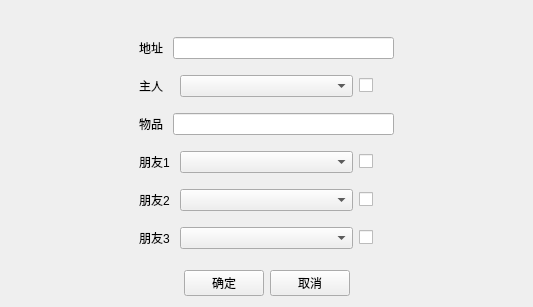
<?xml version="1.0" encoding="UTF-8"?>
<ui version="4.0">
 <class>AddPost</class>
 <widget class="QWidget" name="AddPost">
  <property name="geometry">
   <rect>
    <x>0</x>
    <y>0</y>
    <width>533</width>
    <height>307</height>
   </rect>
  </property>
  <property name="windowTitle">
   <string>Form</string>
  </property>
  <layout class="QHBoxLayout" name="horizontalLayout_10">
   <item>
    <layout class="QVBoxLayout" name="verticalLayout_3">
     <item>
      <layout class="QVBoxLayout" name="verticalLayout_2">
       <item>
        <spacer name="verticalSpacer">
         <property name="orientation">
          <enum>Qt::Vertical</enum>
         </property>
         <property name="sizeHint" stdset="0">
          <size>
           <width>20</width>
           <height>40</height>
          </size>
         </property>
        </spacer>
       </item>
       <item>
        <layout class="QHBoxLayout" name="horizontalLayout_7" stretch="1,2,1">
         <item>
          <spacer name="horizontalSpacer_5">
           <property name="orientation">
            <enum>Qt::Horizontal</enum>
           </property>
           <property name="sizeHint" stdset="0">
            <size>
             <width>40</width>
             <height>20</height>
            </size>
           </property>
          </spacer>
         </item>
         <item>
          <layout class="QVBoxLayout" name="verticalLayout">
           <item>
            <layout class="QHBoxLayout" name="horizontalLayout_6">
             <property name="topMargin">
              <number>10</number>
             </property>
             <item>
              <widget class="QLabel" name="label_2">
               <property name="text">
                <string>地址 </string>
               </property>
              </widget>
             </item>
             <item>
              <widget class="QLineEdit" name="address"/>
             </item>
            </layout>
           </item>
           <item>
            <layout class="QHBoxLayout" name="horizontalLayout_5" stretch="1,5,1">
             <property name="topMargin">
              <number>10</number>
             </property>
             <item>
              <widget class="QLabel" name="label">
               <property name="text">
                <string>主人 </string>
               </property>
              </widget>
             </item>
             <item>
              <widget class="QComboBox" name="admin">
               <property name="sizePolicy">
                <sizepolicy hsizetype="Preferred" vsizetype="Fixed">
                 <horstretch>0</horstretch>
                 <verstretch>0</verstretch>
                </sizepolicy>
               </property>
              </widget>
             </item>
             <item>
              <widget class="QCheckBox" name="admincheck">
               <property name="text">
                <string/>
               </property>
              </widget>
             </item>
            </layout>
           </item>
           <item>
            <layout class="QHBoxLayout" name="horizontalLayout_4">
             <property name="topMargin">
              <number>10</number>
             </property>
             <item>
              <widget class="QLabel" name="label_3">
               <property name="text">
                <string>物品 </string>
               </property>
              </widget>
             </item>
             <item>
              <widget class="QLineEdit" name="goods"/>
             </item>
            </layout>
           </item>
           <item>
            <layout class="QHBoxLayout" name="horizontalLayout_3" stretch="1,5,1">
             <property name="topMargin">
              <number>10</number>
             </property>
             <item>
              <widget class="QLabel" name="label_4">
               <property name="text">
                <string>朋友1</string>
               </property>
              </widget>
             </item>
             <item>
              <widget class="QComboBox" name="friend1"/>
             </item>
             <item>
              <widget class="QCheckBox" name="friend1check">
               <property name="text">
                <string/>
               </property>
              </widget>
             </item>
            </layout>
           </item>
           <item>
            <layout class="QHBoxLayout" name="horizontalLayout_2" stretch="1,5,1">
             <property name="topMargin">
              <number>10</number>
             </property>
             <item>
              <widget class="QLabel" name="label_5">
               <property name="text">
                <string>朋友2</string>
               </property>
              </widget>
             </item>
             <item>
              <widget class="QComboBox" name="friend2"/>
             </item>
             <item>
              <widget class="QCheckBox" name="friend2check">
               <property name="text">
                <string/>
               </property>
               <property name="checked">
                <bool>false</bool>
               </property>
              </widget>
             </item>
            </layout>
           </item>
           <item>
            <layout class="QHBoxLayout" name="horizontalLayout" stretch="1,5,1">
             <property name="topMargin">
              <number>10</number>
             </property>
             <item>
              <widget class="QLabel" name="label_6">
               <property name="text">
                <string>朋友3</string>
               </property>
              </widget>
             </item>
             <item>
              <widget class="QComboBox" name="friend3"/>
             </item>
             <item>
              <widget class="QCheckBox" name="friend3check">
               <property name="text">
                <string/>
               </property>
              </widget>
             </item>
            </layout>
           </item>
          </layout>
         </item>
         <item>
          <spacer name="horizontalSpacer_6">
           <property name="orientation">
            <enum>Qt::Horizontal</enum>
           </property>
           <property name="sizeHint" stdset="0">
            <size>
             <width>40</width>
             <height>20</height>
            </size>
           </property>
          </spacer>
         </item>
        </layout>
       </item>
       <item>
        <spacer name="verticalSpacer_2">
         <property name="orientation">
          <enum>Qt::Vertical</enum>
         </property>
         <property name="sizeHint" stdset="0">
          <size>
           <width>20</width>
           <height>38</height>
          </size>
         </property>
        </spacer>
       </item>
      </layout>
     </item>
     <item>
      <layout class="QHBoxLayout" name="horizontalLayout_9">
       <item>
        <spacer name="horizontalSpacer_7">
         <property name="orientation">
          <enum>Qt::Horizontal</enum>
         </property>
         <property name="sizeHint" stdset="0">
          <size>
           <width>40</width>
           <height>20</height>
          </size>
         </property>
        </spacer>
       </item>
       <item>
        <layout class="QHBoxLayout" name="horizontalLayout_8">
         <item>
          <widget class="QPushButton" name="Enter">
           <property name="text">
            <string>确定</string>
           </property>
          </widget>
         </item>
         <item>
          <widget class="QPushButton" name="cancel">
           <property name="text">
            <string>取消</string>
           </property>
          </widget>
         </item>
        </layout>
       </item>
       <item>
        <spacer name="horizontalSpacer_8">
         <property name="orientation">
          <enum>Qt::Horizontal</enum>
         </property>
         <property name="sizeHint" stdset="0">
          <size>
           <width>40</width>
           <height>20</height>
          </size>
         </property>
        </spacer>
       </item>
      </layout>
     </item>
    </layout>
   </item>
  </layout>
 </widget>
 <resources/>
 <connections/>
</ui>
